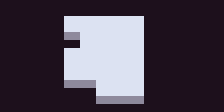

The image is a tile-based game level rendered from a .tmx file. Its description and complete source (layers, tilesets, objects, tile grids) follow:
An orthogonal 14x7 tile map with 16x16 px tiles, 1 tile layer (tiles) and 8 objects (player).

<map version="1.5" tiledversion="1.7.2" orientation="orthogonal" renderorder="right-down" width="14" height="7" tilewidth="16" tileheight="16" infinite="0" nextlayerid="3" nextobjectid="9">
 <tileset firstgid="1" source="tileset1.tsx" />
 <layer id="1" name="tiles" width="14" height="7">
  <data encoding="csv">
52,52,52,52,52,52,52,52,52,52,52,52,52,52,
52,52,52,52,31,31,31,31,31,52,52,52,52,52,
52,52,52,52,41,31,31,31,31,52,52,52,52,52,
52,52,52,52,31,31,31,31,31,52,52,52,52,52,
52,52,52,52,31,31,31,31,31,52,52,52,52,52,
52,52,52,52,41,41,31,31,31,52,52,52,52,52,
52,52,52,52,53,53,41,41,41,52,52,52,52,52
</data>
 </layer>
 <objectgroup id="2" name="objects">
  <object id="1" type="player" gid="38" x="128" y="32" width="16" height="16" />
  <object id="2" gid="39" x="96" y="48" width="16" height="16" />
  <object id="3" gid="48" x="96" y="32" width="16" height="16" />
  <object id="4" gid="15" x="96" y="64" width="16" height="16" />
  <object id="5" gid="15" x="128" y="64" width="16" height="16" />
  <object id="6" gid="39" x="128" y="96" width="16" height="16" />
  <object id="7" gid="28" x="96" y="96" width="16" height="16" />
  <object id="8" gid="48" x="128" y="80" width="16" height="16" />
 </objectgroup>
</map>
